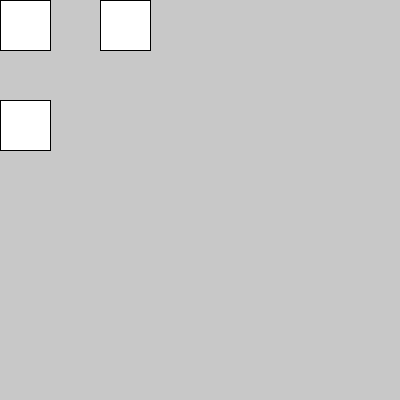
Frame 1 (no input)
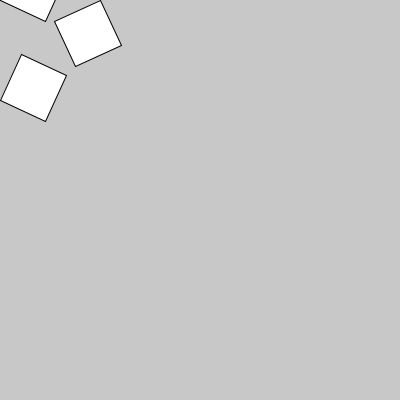
Frame 60 (the mouse pressed at the canvas centre just before this capture)
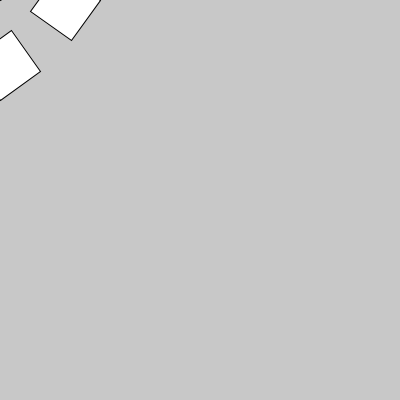
Frame 120 (the mouse held since frame 60 and released just before this capture)

The Processing sketch that drew these frames (run headless with seeded random() and noise(); from frame 60 on, the mouse is pressed at the canvas centre):

// Processing sketch: rotate_translate_individual_x_sentido
// ── rotate_translate_individual_x_sentido.pde
int rotacion = 0;

void setup(){
  size(400, 400);
}

void draw(){
  background(200);
  pushMatrix();//Guardar valores de rotate y translate
  translate(0, 0);
  rotate(radians(rotacion));
  fill(255);
  rect(0,0,50,50);
  popMatrix();//Recuperar valores de rotate y translate
  
  pushMatrix();//Guardar valores de rotate y translate
  translate(100,0);
  rotate(radians(-rotacion));
  fill(255);
  rect(0,0,50,50);
  popMatrix();//Recuperar valores de rotate y translate
  
  pushMatrix();//Guardar valores de rotate y translate
  translate(0,100);
  rotate(radians(rotacion));
  fill(255);
  rect(0,0,50,50);
  popMatrix();//Recuperar valores de rotate y translate
  
  rotacion+=5;
}

void mouseMoved(){

}
